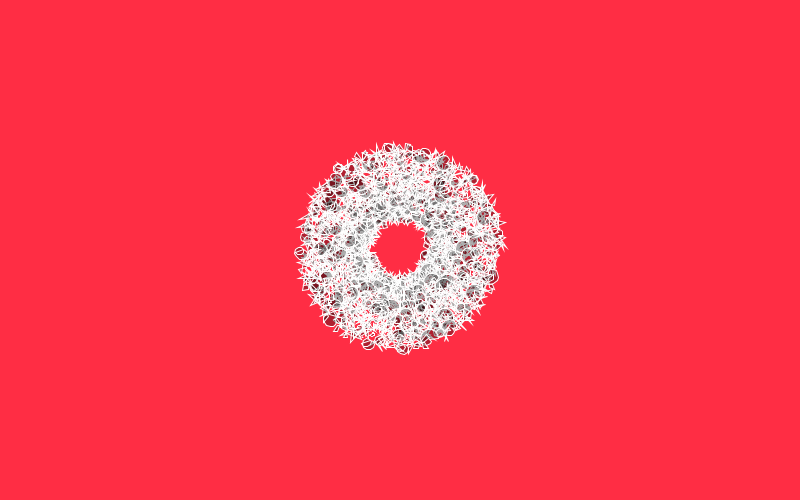
Frame 1 (no input)
Frame 60 (the mouse pressed at the canvas centre just before this capture): identical to frame 1, image omitted
Frame 120 (the mouse held since frame 60 and released just before this capture): identical to frame 1, image omitted

The Processing sketch that drew this single still picture (run headless with seeded random() and noise(); from frame 60 on, the mouse is pressed at the canvas centre):

// Processing sketch: processing_135098
// ── processing_135098.pde

float[] MousePositionsX;
float[] MousePositionsY;
int counter;
int numFrames = 15;
float angle;
float speed;

// DECLARE
Fluff[] myFluff;
void setup () {
  size (800, 500);

  //INITIALIZE

  myFluff = new Fluff[700];
  float circleX = width/2;
  float circleY = height/2;
  float radius = 30;

  MousePositionsX = new float[10000];
  MousePositionsY = new float[10000];


  for (int i =0; i<myFluff.length;i=i+1) {
    float angle = map( i, 0, myFluff.length, 0, TWO_PI * 10);
    float circleOffX = cos(angle) * radius;
    float circleOffY = sin(angle) * radius;
    float x = circleX + circleOffX;
    float y = circleY + circleOffY;

    myFluff[i] = new Fluff(x, y);
    radius = radius + 0.1;
  }
}

void draw () {
  background(255,45,68);
  pushMatrix();
  translate(width/2, height/2);

  MousePositionsX[counter] = mouseX;
  MousePositionsY[counter] = mouseY;

  if (counter > numFrames) {
    float deltaX = MousePositionsX[counter-numFrames]-MousePositionsX[counter];
    float deltaY = MousePositionsY[counter-numFrames]-MousePositionsY[counter];
    angle = atan2(deltaX, deltaY) * 360 / PI;
    speed = sqrt(sq(deltaX)*sq(deltaY));
  }
  counter++;
  popMatrix();
  // CALL FUNCTIONALITY


  for (int i =0; i<myFluff.length;i=i+1) {  //show fluff
    myFluff[i].display();
    myFluff[i].update();
  }
  
}

//global variables
class Fluff {
  float resolution = random(8, 16);
  float radius = 0.2;
  float circleX;
  float circleY;
  boolean movement = false;
  float newAngle;
  float newSpeed;
  float theX;
  float theY;

  //constructor - how do i build this class
  Fluff (float theX, float theY) { // 
    circleX = theX;
    circleY = theY;
  }

  void display() {
    fill(0, 80);
    stroke(#ffffff);
    beginShape();
    for ( int i=0; i<resolution; i=i+1) {

      float waveAngle = map(i, 0, resolution, 0, TWO_PI* 15); // amount of resoltion 5- number of waves i want. 
      float waveOffset = sin(waveAngle) * 10; // 10 - have to scale it up as the value returned by the computer will be in the range of 1 pixel

      float angle = map(i, 0, resolution, 0, TWO_PI); //calculating angle-  two Pi is equal to a full circle
      float circleOffX = cos(angle) *(radius - waveOffset);  // always use cos to calculate x angle
      float circleOffY = sin(angle) *(radius - waveOffset);

      float x = circleX + circleOffX; // circleX - centre of the shape, circleOffX shape edges, values in which it could move
      float y = circleY + circleOffY;

      vertex(x, y);
    }

    endShape(CLOSE);
  }


  void update() {
    move();
    keyPressed();
  }

  void move() {
    // if mouse is near enough
    if (abs(circleX-mouseX) < 5 && abs(circleY-mouseY) < 5) {
      //println("asdf");      
      if (movement == false) {
        movement = true;
        newSpeed = speed;
        newAngle = angle;
      }
    }

    if (movement == true) {
      float moveX = sin(radians(newAngle+180))*(newSpeed*.002+10);
      float moveY = cos(radians(newAngle+180))*(newSpeed*.002+10);
      circleX+= moveX;
      circleY+= moveY;
    }
  }
}
